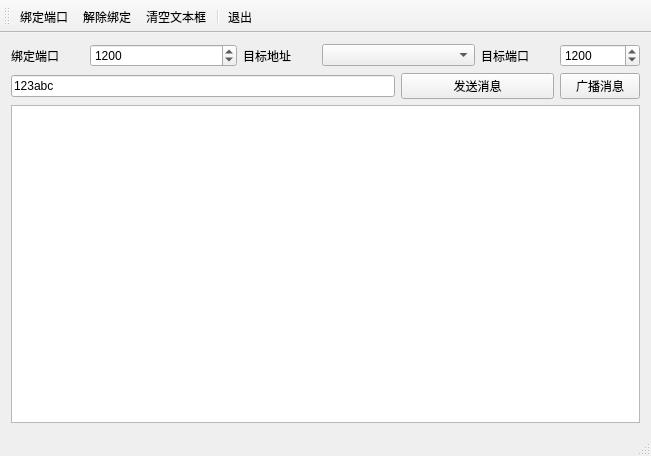
<?xml version="1.0" encoding="UTF-8"?>
<ui version="4.0">
 <class>MainWindow</class>
 <widget class="QMainWindow" name="MainWindow">
  <property name="geometry">
   <rect>
    <x>0</x>
    <y>0</y>
    <width>651</width>
    <height>456</height>
   </rect>
  </property>
  <property name="windowTitle">
   <string>MainWindow</string>
  </property>
  <widget class="QWidget" name="centralWidget">
   <layout class="QGridLayout" name="gridLayout">
    <item row="0" column="6">
     <widget class="QLabel" name="label_3">
      <property name="text">
       <string>目标端口</string>
      </property>
     </widget>
    </item>
    <item row="0" column="0">
     <widget class="QLabel" name="label">
      <property name="text">
       <string>绑定端口</string>
      </property>
     </widget>
    </item>
    <item row="0" column="7">
     <widget class="QSpinBox" name="spinTargetPort">
      <property name="maximum">
       <number>10000</number>
      </property>
      <property name="value">
       <number>1200</number>
      </property>
     </widget>
    </item>
    <item row="1" column="5" colspan="2">
     <widget class="QPushButton" name="btnSend">
      <property name="text">
       <string>发送消息</string>
      </property>
      <property name="shortcut">
       <string>Return</string>
      </property>
      <property name="checkable">
       <bool>false</bool>
      </property>
     </widget>
    </item>
    <item row="1" column="0" colspan="5">
     <widget class="QLineEdit" name="editMsg">
      <property name="text">
       <string>123abc</string>
      </property>
     </widget>
    </item>
    <item row="2" column="0" colspan="8">
     <widget class="QPlainTextEdit" name="plainTextEdit"/>
    </item>
    <item row="1" column="7">
     <widget class="QPushButton" name="btnBroadcast">
      <property name="text">
       <string>广播消息</string>
      </property>
     </widget>
    </item>
    <item row="0" column="4" colspan="2">
     <widget class="QComboBox" name="comboTargetIP"/>
    </item>
    <item row="0" column="3">
     <widget class="QLabel" name="label_2">
      <property name="text">
       <string>目标地址</string>
      </property>
     </widget>
    </item>
    <item row="0" column="1" colspan="2">
     <widget class="QSpinBox" name="spinBindPort">
      <property name="maximum">
       <number>10000</number>
      </property>
      <property name="value">
       <number>1200</number>
      </property>
     </widget>
    </item>
   </layout>
  </widget>
  <widget class="QMenuBar" name="menuBar">
   <property name="geometry">
    <rect>
     <x>0</x>
     <y>0</y>
     <width>651</width>
     <height>22</height>
    </rect>
   </property>
  </widget>
  <widget class="QToolBar" name="mainToolBar">
   <property name="toolButtonStyle">
    <enum>Qt::ToolButtonTextUnderIcon</enum>
   </property>
   <attribute name="toolBarArea">
    <enum>TopToolBarArea</enum>
   </attribute>
   <attribute name="toolBarBreak">
    <bool>false</bool>
   </attribute>
   <addaction name="actStart"/>
   <addaction name="actStop"/>
   <addaction name="actClear"/>
   <addaction name="separator"/>
   <addaction name="actQuit"/>
  </widget>
  <widget class="QStatusBar" name="statusBar"/>
  <action name="actStart">
   <property name="icon">
    <iconset resource="res.qrc">
     <normaloff>:/images/images/620.bmp</normaloff>:/images/images/620.bmp</iconset>
   </property>
   <property name="text">
    <string>绑定端口</string>
   </property>
  </action>
  <action name="actStop">
   <property name="icon">
    <iconset resource="res.qrc">
     <normaloff>:/images/images/624.bmp</normaloff>:/images/images/624.bmp</iconset>
   </property>
   <property name="text">
    <string>解除绑定</string>
   </property>
  </action>
  <action name="actClear">
   <property name="icon">
    <iconset resource="res.qrc">
     <normaloff>:/images/images/212.bmp</normaloff>:/images/images/212.bmp</iconset>
   </property>
   <property name="text">
    <string>清空文本框</string>
   </property>
  </action>
  <action name="actQuit">
   <property name="icon">
    <iconset resource="res.qrc">
     <normaloff>:/images/images/132.bmp</normaloff>:/images/images/132.bmp</iconset>
   </property>
   <property name="text">
    <string>退出</string>
   </property>
  </action>
 </widget>
 <layoutdefault spacing="6" margin="11"/>
 <resources>
  <include location="res.qrc"/>
 </resources>
 <connections>
  <connection>
   <sender>actQuit</sender>
   <signal>triggered()</signal>
   <receiver>MainWindow</receiver>
   <slot>close()</slot>
   <hints>
    <hint type="sourcelabel">
     <x>-1</x>
     <y>-1</y>
    </hint>
    <hint type="destinationlabel">
     <x>325</x>
     <y>227</y>
    </hint>
   </hints>
  </connection>
  <connection>
   <sender>actClear</sender>
   <signal>triggered()</signal>
   <receiver>plainTextEdit</receiver>
   <slot>clear()</slot>
   <hints>
    <hint type="sourcelabel">
     <x>-1</x>
     <y>-1</y>
    </hint>
    <hint type="destinationlabel">
     <x>101</x>
     <y>302</y>
    </hint>
   </hints>
  </connection>
 </connections>
</ui>
